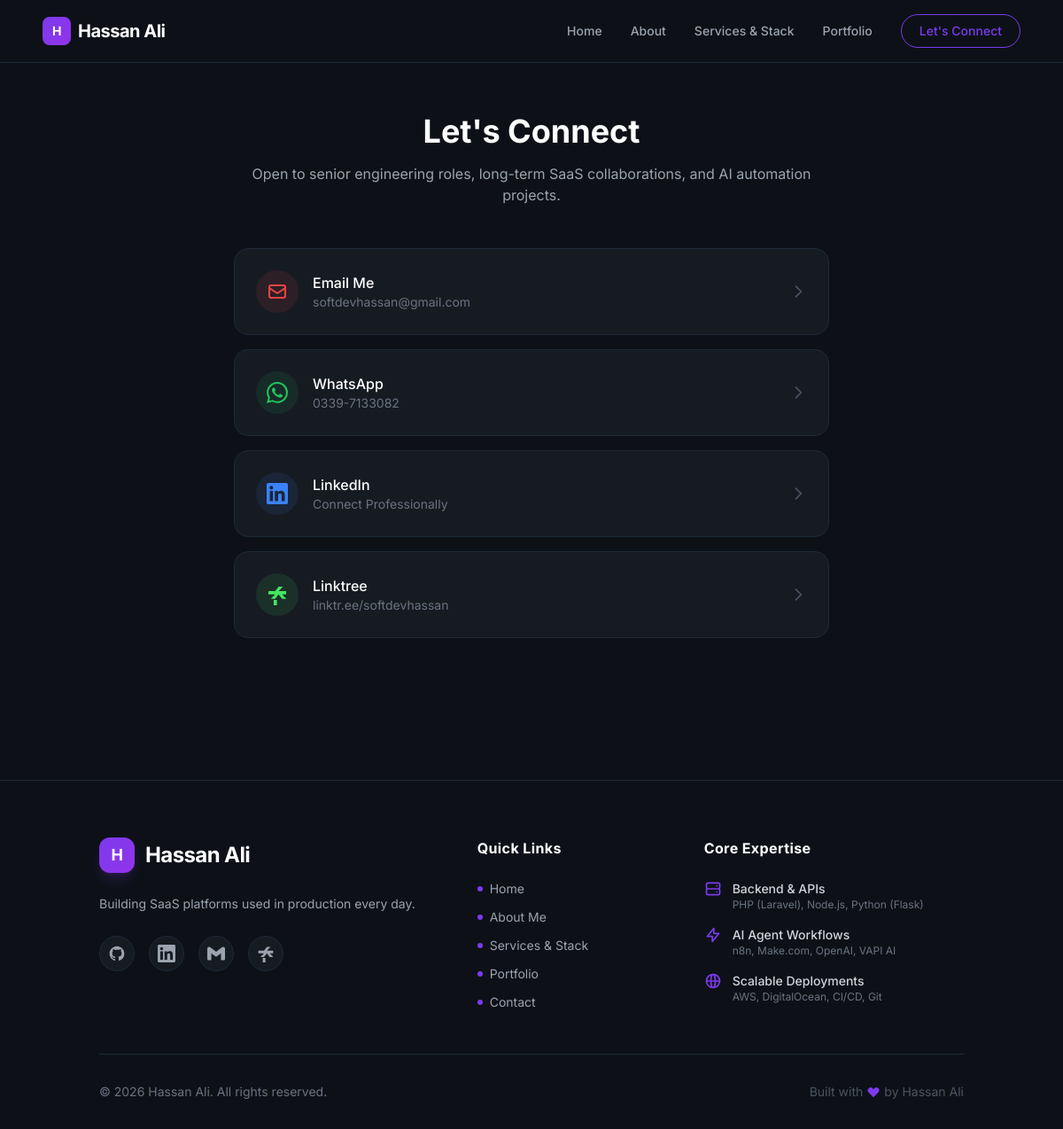
The app's page /contact with its own data.
### app/models.py (models this page shows)
class SiteSettings(db.Model):
    id = db.Column(db.Integer, primary_key=True)
    name = db.Column(db.String(100), default='Hassan Ali')
    role = db.Column(db.String(200), default='SaaS Architect & Full-Stack Developer')
    location = db.Column(db.String(100), default='Sargodha, Pakistan 🇵🇰')
    about_text = db.Column(db.Text, default='Building SaaS platforms used in production every day.')
    email = db.Column(db.String(120), default='softdevhassan@gmail.com')
    github_url = db.Column(db.String(200), default='https://github.com/softdevhassan')
    linkedin_url = db.Column(db.String(200), default='https://www.linkedin.com/in/softdevhassan/')
    whatsapp = db.Column(db.String(20), default='923277133082')

### app/routes_main.py (the view)
@main.route('/contact')
def contact():
    settings = SiteSettings.query.first()
    return render_template('public/contact.html', settings=settings)

### app/templates/public/contact.html (shortened to what this page needs)
{% extends "base.html" %}
{% block content %}
<section class="max-w-2xl mx-auto space-y-12">
    <div class="text-center space-y-4">
        <h1 class="text-4xl font-bold text-white">Let's Connect</h1>
        <p class="text-gray-400">Open to senior engineering roles, long-term SaaS collaborations, and AI automation projects.</p>
    </div>
    <div class="grid gap-4">
        <a href="mailto:{{ settings.email }}" class="p-6 rounded-2xl border border-gray-800 bg-card hover:border-brand transition-colors flex items-center justify-between group">
            <div class="flex items-center gap-4">
                <div class="w-12 h-12 rounded-full bg-red-500/10 text-red-500 flex items-center justify-center">
                    <svg class="w-6 h-6" fill="none" stroke="currentColor" viewBox="0 0 24 24"><path stroke-linecap="round" stroke-linejoin="round" stroke-width="2" d="M3 8l7.89 5.26a2 2 0 002.22 0L21 8M5 19h14a2 2 0 002-2V7a2 2 0 00-2-2H5a2 2 0 00-2 2v10a2 2 0 002 2z"></path></svg>
                </div>
                <div>
                    <h3 class="text-white font-medium">Email Me</h3>
                    <p class="text-sm text-gray-500">{{ settings.email }}</p>
                </div>
            </div>
            <svg class="w-5 h-5 text-gray-600 group-hover:text-brand transition-colors" fill="none" stroke="currentColor" viewBox="0 0 24 24"><path stroke-linecap="round" stroke-linejoin="round" stroke-width="2" d="M9 5l7 7-7 7"></path></svg>
        </a>
        <a href="https://wa.me/923397133082" target="_blank" class="p-6 rounded-2xl border border-gray-800 bg-card hover:border-green-500 transition-colors flex items-center justify-between group">
            <div class="flex items-center gap-4">
                <div class="w-12 h-12 rounded-full bg-green-500/10 text-green-500 flex items-center justify-center">
                </div>
                <div>
                    <h3 class="text-white font-medium">WhatsApp</h3>
                    <p class="text-sm text-gray-500">0339-7133082</p>
                </div>
            </div>
            <svg class="w-5 h-5 text-gray-600 group-hover:text-green-500 transition-colors" fill="none" stroke="currentColor" viewBox="0 0 24 24"><path stroke-linecap="round" stroke-linejoin="round" stroke-width="2" d="M9 5l7 7-7 7"></path></svg>
        </a>
        <a href="{{ settings.linkedin_url }}" target="_blank" class="p-6 rounded-2xl border border-gray-800 bg-card hover:border-blue-500 transition-colors flex items-center justify-between group">
            <div class="flex items-center gap-4">
                <div class="w-12 h-12 rounded-full bg-blue-500/10 text-blue-500 flex items-center justify-center">
                </div>
                <div>
                    <h3 class="text-white font-medium">LinkedIn</h3>
                    <p class="text-sm text-gray-500">Connect Professionally</p>
                </div>
            </div>
            <svg class="w-5 h-5 text-gray-600 group-hover:text-blue-500 transition-colors" fill="none" stroke="currentColor" viewBox="0 0 24 24"><path stroke-linecap="round" stroke-linejoin="round" stroke-width="2" d="M9 5l7 7-7 7"></path></svg>
        </a>
        <a href="https://linktr.ee/softdevhassan" target="_blank" class="p-6 rounded-2xl border border-gray-800 bg-card hover:border-[#43E660] transition-colors flex items-center justify-between group">
            <div class="flex items-center gap-4">
                <div class="w-12 h-12 rounded-full bg-[#43E660]/10 text-[#43E660] flex items-center justify-center">
                    <svg class="w-6 h-6" fill="currentColor" viewBox="0 0 24 24"><path d="M13.518 8.016L18.423 3h-4.832L9.625 8.016H2v3.743h7.625L4.72 16.776h4.83l3.968-5.016 3.967 5.016h4.831L17.41 11.76h4.59V8.016h-8.482zM11.608 18.06h-3.66v5.94h3.66v-5.94z"/></svg>
                </div>
                <div>
                    <h3 class="text-white font-medium">Linktree</h3>
                    <p class="text-sm text-gray-500">linktr.ee/softdevhassan</p>
                </div>
            </div>
            <svg class="w-5 h-5 text-gray-600 group-hover:text-[#43E660] transition-colors" fill="none" stroke="currentColor" viewBox="0 0 24 24"><path stroke-linecap="round" stroke-linejoin="round" stroke-width="2" d="M9 5l7 7-7 7"></path></svg>
        </a>
    </div>
</section>
{% endblock %}

### app/templates/components/_header.html (shortened to what this page needs)
<nav class="fixed w-full z-50 transition-colors duration-300 border-b border-gray-800" :class="{ 'bg-dark/90 backdrop-blur-md': scrolled, 'bg-transparent': !scrolled }">
    <div class="max-w-6xl mx-auto px-6 py-4 flex justify-between items-center">
        <a href="{{ url_for('main.index') }}" class="text-xl font-bold tracking-tight text-white flex items-center gap-2">
            <span class="w-8 h-8 rounded-lg bg-gradient-to-br from-brand to-purple-600 flex items-center justify-center text-sm">H</span>
            {{ settings.name if settings else 'Hassan Ali' }}
        </a>
        <div class="hidden md:flex space-x-8 text-sm font-medium items-center">
            <a href="{{ url_for('main.index') }}" class="text-gray-400 hover:text-brand transition-colors">Home</a>
            <a href="{{ url_for('main.about') }}" class="text-gray-400 hover:text-brand transition-colors">About</a>
            <a href="{{ url_for('main.services') }}" class="text-gray-400 hover:text-brand transition-colors">Services & Stack</a>
            <a href="{{ url_for('main.portfolio') }}" class="text-gray-400 hover:text-brand transition-colors">Portfolio</a>
            <a href="{{ url_for('main.contact') }}" class="px-5 py-2 rounded-full border border-brand text-brand hover:bg-brand hover:text-white transition-colors">
                Let's Connect
            </a>
        </div>
    </div>
</nav>

### app/templates/components/_footer.html (shortened to what this page needs)
<footer class="border-t border-gray-800 bg-[#0d1117] pt-16 pb-8 mt-20">
    <div class="max-w-5xl mx-auto px-6">
        <div class="grid grid-cols-1 md:grid-cols-12 gap-12 mb-12">
            <div class="md:col-span-5 space-y-6">
                <a href="{{ url_for('main.index') }}" class="text-2xl font-bold tracking-tight text-white flex items-center gap-3">
                    <span class="w-10 h-10 rounded-xl bg-gradient-to-br from-brand to-purple-600 flex items-center justify-center text-lg text-white shadow-lg shadow-brand/20">H</span>
                    {{ settings.name if settings else 'Hassan Ali' }}
                </a>
                <p class="text-gray-400 text-sm leading-relaxed max-w-sm">
                    {{ settings.about_text if settings else 'Building SaaS platforms, AI automation systems, and full-stack web applications that solve real business problems.' }}
                </p>
                <div class="flex items-center gap-4">
                    <a href="{{ settings.github_url }}" target="_blank" class="w-10 h-10 rounded-full border border-gray-800 bg-card flex items-center justify-center text-gray-400 hover:text-white hover:border-gray-500 transition-colors">
                    </a>
                    <a href="{{ settings.linkedin_url }}" target="_blank" class="w-10 h-10 rounded-full border border-gray-800 bg-card flex items-center justify-center text-gray-400 hover:text-blue-500 hover:border-blue-500 transition-colors">
                    </a>
                    <a href="mailto:{{ settings.email }}" class="w-10 h-10 rounded-full border border-gray-800 bg-card flex items-center justify-center text-gray-400 hover:text-red-500 hover:border-red-500 transition-colors">
                        <svg class="w-5 h-5" fill="currentColor" viewBox="0 0 24 24"><path d="M24 5.457v13.909c0 .904-.732 1.636-1.636 1.636h-3.819V11.73L12 16.64l-6.545-4.91v9.273H1.636A1.636 1.636 0 0 1 0 19.366V5.457c0-2.023 2.309-3.178 3.927-1.964L5.455 4.64 12 9.548l6.545-4.91 1.528-1.145C21.69 2.28 24 3.434 24 5.457z"/></svg>
                    </a>
                    <a href="https://linktr.ee/softdevhassan" target="_blank" class="w-10 h-10 rounded-full border border-gray-800 bg-card flex items-center justify-center text-gray-400 hover:text-[#43E660] hover:border-[#43E660] transition-colors">
                        <svg class="w-5 h-5" fill="currentColor" viewBox="0 0 24 24"><path d="M13.518 8.016L18.423 3h-4.832L9.625 8.016H2v3.743h7.625L4.72 16.776h4.83l3.968-5.016 3.967 5.016h4.831L17.41 11.76h4.59V8.016h-8.482zM11.608 18.06h-3.66v5.94h3.66v-5.94z"/></svg>
                    </a>
                </div>
            </div>
            <div class="md:col-span-3 space-y-6">
                <h3 class="text-white font-bold tracking-wide">Quick Links</h3>
                <ul class="space-y-3">
                    <li><a href="{{ url_for('main.index') }}" class="text-gray-400 hover:text-brand transition-colors text-sm flex items-center gap-2"><span class="w-1.5 h-1.5 rounded-full bg-brand"></span> Home</a></li>
                    <li><a href="{{ url_for('main.about') }}" class="text-gray-400 hover:text-brand transition-colors text-sm flex items-center gap-2"><span class="w-1.5 h-1.5 rounded-full bg-brand"></span> About Me</a></li>
                    <li><a href="{{ url_for('main.services') }}" class="text-gray-400 hover:text-brand transition-colors text-sm flex items-center gap-2"><span class="w-1.5 h-1.5 rounded-full bg-brand"></span> Services & Stack</a></li>
                    <li><a href="{{ url_for('main.portfolio') }}" class="text-gray-400 hover:text-brand transition-colors text-sm flex items-center gap-2"><span class="w-1.5 h-1.5 rounded-full bg-brand"></span> Portfolio</a></li>
                    <li><a href="{{ url_for('main.contact') }}" class="text-gray-400 hover:text-brand transition-colors text-sm flex items-center gap-2"><span class="w-1.5 h-1.5 rounded-full bg-brand"></span> Contact</a></li>
                </ul>
            </div>
            <div class="md:col-span-4 space-y-6">
                <h3 class="text-white font-bold tracking-wide">Core Expertise</h3>
                <ul class="space-y-4">
                    <li class="flex items-start gap-3">
                        <div>
                            <p class="text-gray-300 text-sm font-medium">Backend & APIs</p>
                            <p class="text-gray-500 text-xs">PHP (Laravel), Node.js, Python (Flask)</p>
                        </div>
                    </li>
                    <li class="flex items-start gap-3">
                        <svg class="w-5 h-5 text-brand shrink-0" fill="none" stroke="currentColor" viewBox="0 0 24 24"><path stroke-linecap="round" stroke-linejoin="round" stroke-width="2" d="M13 10V3L4 14h7v7l9-11h-7z"></path></svg>
                        <div>
                            <p class="text-gray-300 text-sm font-medium">AI Agent Workflows</p>
                            <p class="text-gray-500 text-xs">n8n, Make.com, OpenAI, VAPI AI</p>
                        </div>
                    </li>
                    <li class="flex items-start gap-3">
                        <div>
                            <p class="text-gray-300 text-sm font-medium">Scalable Deployments</p>
                            <p class="text-gray-500 text-xs">AWS, DigitalOcean, CI/CD, Git</p>
                        </div>
                    </li>
                </ul>
            </div>
        </div>
        <div class="border-t border-gray-800 pt-8 flex flex-col md:flex-row justify-between items-center gap-4">
            <p class="text-gray-500 text-sm">&copy; 2026 {{ settings.name if settings else 'Hassan Ali' }}. All rights reserved.</p>
            <p class="text-gray-600 text-sm flex items-center gap-1">
                Built with
                <svg class="w-4 h-4 text-brand" fill="currentColor" viewBox="0 0 20 20"><path fill-rule="evenodd" d="M3.172 5.172a4 4 0 015.656 0L10 6.343l1.172-1.171a4 4 0 115.656 5.656L10 17.657l-6.828-6.829a4 4 0 010-5.656z" clip-rule="evenodd"></path></svg>
                by Hassan Ali
            </p>
        </div>
    </div>
</footer>

### app/templates/base.html (style rules this page uses)
body { background-color: #0d1117; color: #c9d1d9; }

### records on screen
SiteSettings: name "Hassan Ali", email "softdevhassan@gmail.com", about_text "Building SaaS platforms used in production every day."
